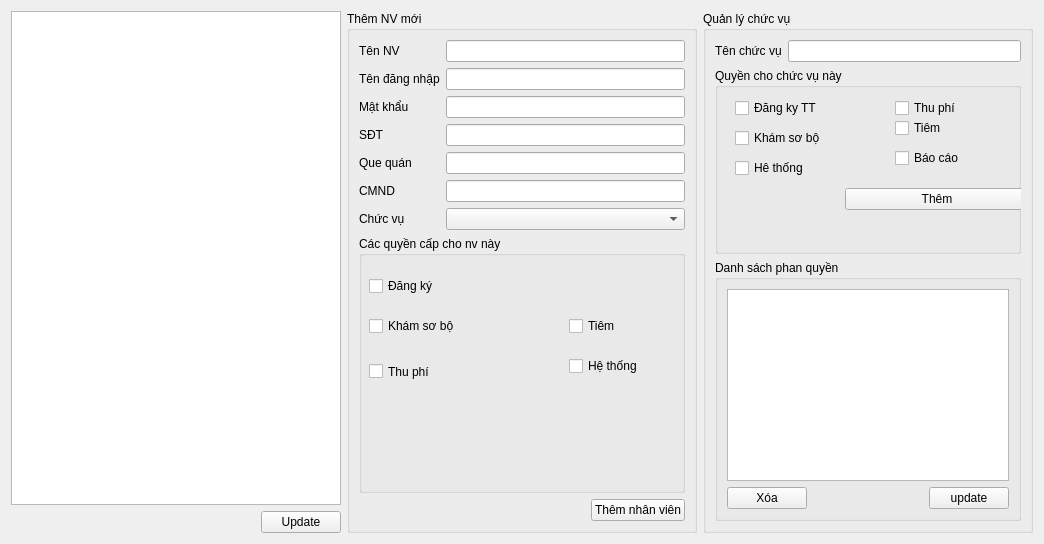
<?xml version="1.0" encoding="UTF-8"?>
<ui version="4.0">
 <class>ManageNV</class>
 <widget class="QWidget" name="ManageNV">
  <property name="geometry">
   <rect>
    <x>0</x>
    <y>0</y>
    <width>1044</width>
    <height>544</height>
   </rect>
  </property>
  <property name="windowTitle">
   <string>Quản lý nhân viên</string>
  </property>
  <layout class="QHBoxLayout" name="horizontalLayout_3">
   <item>
    <layout class="QVBoxLayout" name="verticalLayout">
     <item>
      <widget class="QTableView" name="tableView">
       <property name="editTriggers">
        <set>QAbstractItemView::AnyKeyPressed|QAbstractItemView::CurrentChanged|QAbstractItemView::DoubleClicked|QAbstractItemView::EditKeyPressed</set>
       </property>
       <property name="selectionMode">
        <enum>QAbstractItemView::ExtendedSelection</enum>
       </property>
      </widget>
     </item>
     <item>
      <layout class="QHBoxLayout" name="horizontalLayout">
       <item>
        <spacer name="horizontalSpacer">
         <property name="orientation">
          <enum>Qt::Horizontal</enum>
         </property>
         <property name="sizeHint" stdset="0">
          <size>
           <width>40</width>
           <height>20</height>
          </size>
         </property>
        </spacer>
       </item>
       <item>
        <widget class="QPushButton" name="pushButton">
         <property name="text">
          <string>Update</string>
         </property>
        </widget>
       </item>
      </layout>
     </item>
    </layout>
   </item>
   <item>
    <widget class="QGroupBox" name="groupBox_2">
     <property name="title">
      <string>Thêm NV mới</string>
     </property>
     <layout class="QVBoxLayout" name="verticalLayout_2">
      <item>
       <layout class="QFormLayout" name="formLayout">
        <item row="0" column="0">
         <widget class="QLabel" name="label_2">
          <property name="text">
           <string>Tên NV</string>
          </property>
         </widget>
        </item>
        <item row="0" column="1">
         <widget class="QLineEdit" name="lineEdit_ten"/>
        </item>
        <item row="1" column="0">
         <widget class="QLabel" name="label_4">
          <property name="text">
           <string>Tên đăng nhập</string>
          </property>
         </widget>
        </item>
        <item row="2" column="0">
         <widget class="QLabel" name="label_5">
          <property name="text">
           <string>Mật khẩu</string>
          </property>
         </widget>
        </item>
        <item row="3" column="0">
         <widget class="QLabel" name="label_6">
          <property name="text">
           <string>SĐT</string>
          </property>
         </widget>
        </item>
        <item row="4" column="0">
         <widget class="QLabel" name="label_7">
          <property name="text">
           <string>Que quán</string>
          </property>
         </widget>
        </item>
        <item row="5" column="0">
         <widget class="QLabel" name="label_8">
          <property name="text">
           <string>CMND</string>
          </property>
         </widget>
        </item>
        <item row="6" column="0">
         <widget class="QLabel" name="label_3">
          <property name="text">
           <string>Chức vụ</string>
          </property>
         </widget>
        </item>
        <item row="6" column="1">
         <widget class="QComboBox" name="comboBox_chucVu"/>
        </item>
        <item row="1" column="1">
         <widget class="QLineEdit" name="lineEdit_tk"/>
        </item>
        <item row="2" column="1">
         <widget class="QLineEdit" name="lineEdit_mk"/>
        </item>
        <item row="3" column="1">
         <widget class="QLineEdit" name="lineEdit_sdt">
          <property name="inputMethodHints">
           <set>Qt::ImhDigitsOnly</set>
          </property>
          <property name="maxLength">
           <number>13</number>
          </property>
         </widget>
        </item>
        <item row="4" column="1">
         <widget class="QLineEdit" name="lineEdit_qq"/>
        </item>
        <item row="5" column="1">
         <widget class="QLineEdit" name="lineEdit_cmnd">
          <property name="inputMethodHints">
           <set>Qt::ImhDigitsOnly</set>
          </property>
          <property name="maxLength">
           <number>9</number>
          </property>
         </widget>
        </item>
       </layout>
      </item>
      <item>
       <widget class="QGroupBox" name="groupBox_3">
        <property name="sizePolicy">
         <sizepolicy hsizetype="Preferred" vsizetype="Expanding">
          <horstretch>0</horstretch>
          <verstretch>0</verstretch>
         </sizepolicy>
        </property>
        <property name="title">
         <string>Các quyền cấp cho nv này</string>
        </property>
        <widget class="QCheckBox" name="checkBox_3h">
         <property name="geometry">
          <rect>
           <x>10</x>
           <y>120</y>
           <width>86</width>
           <height>31</height>
          </rect>
         </property>
         <property name="text">
          <string>Thu phí</string>
         </property>
        </widget>
        <widget class="QCheckBox" name="checkBox_1h">
         <property name="geometry">
          <rect>
           <x>10</x>
           <y>40</y>
           <width>86</width>
           <height>20</height>
          </rect>
         </property>
         <property name="text">
          <string>Đăng ký</string>
         </property>
        </widget>
        <widget class="QCheckBox" name="checkBox_2h">
         <property name="geometry">
          <rect>
           <x>10</x>
           <y>80</y>
           <width>111</width>
           <height>20</height>
          </rect>
         </property>
         <property name="text">
          <string>Khám sơ bộ</string>
         </property>
        </widget>
        <widget class="QCheckBox" name="checkBox_4h">
         <property name="geometry">
          <rect>
           <x>210</x>
           <y>80</y>
           <width>86</width>
           <height>20</height>
          </rect>
         </property>
         <property name="text">
          <string>Tiêm</string>
         </property>
        </widget>
        <widget class="QCheckBox" name="checkBox_5h">
         <property name="geometry">
          <rect>
           <x>210</x>
           <y>120</y>
           <width>86</width>
           <height>20</height>
          </rect>
         </property>
         <property name="text">
          <string>Hệ thống</string>
         </property>
        </widget>
        <zorder>checkBox_1h</zorder>
        <zorder>checkBox_2h</zorder>
        <zorder>checkBox_4h</zorder>
        <zorder>checkBox_5h</zorder>
        <zorder>checkBox_3h</zorder>
       </widget>
      </item>
      <item>
       <layout class="QFormLayout" name="formLayout_2">
        <item row="0" column="0">
         <spacer name="horizontalSpacer_2">
          <property name="orientation">
           <enum>Qt::Horizontal</enum>
          </property>
          <property name="sizeHint" stdset="0">
           <size>
            <width>226</width>
            <height>20</height>
           </size>
          </property>
         </spacer>
        </item>
        <item row="0" column="1">
         <widget class="QPushButton" name="pushButton_3">
          <property name="sizePolicy">
           <sizepolicy hsizetype="Minimum" vsizetype="Fixed">
            <horstretch>0</horstretch>
            <verstretch>0</verstretch>
           </sizepolicy>
          </property>
          <property name="text">
           <string>Thêm nhân viên</string>
          </property>
         </widget>
        </item>
       </layout>
      </item>
     </layout>
    </widget>
   </item>
   <item>
    <widget class="QGroupBox" name="groupBox">
     <property name="title">
      <string>Quản lý chức vụ</string>
     </property>
     <layout class="QVBoxLayout" name="verticalLayout_3">
      <item>
       <layout class="QFormLayout" name="formLayout_3">
        <item row="0" column="0">
         <widget class="QLabel" name="label">
          <property name="text">
           <string>Tên chức vụ</string>
          </property>
         </widget>
        </item>
        <item row="0" column="1">
         <widget class="QLineEdit" name="lineEdit_tencv"/>
        </item>
       </layout>
      </item>
      <item>
       <widget class="QGroupBox" name="groupBox_4">
        <property name="sizePolicy">
         <sizepolicy hsizetype="Preferred" vsizetype="MinimumExpanding">
          <horstretch>0</horstretch>
          <verstretch>0</verstretch>
         </sizepolicy>
        </property>
        <property name="title">
         <string>Quyền cho chức vụ này</string>
        </property>
        <widget class="QCheckBox" name="checkBox_1">
         <property name="geometry">
          <rect>
           <x>20</x>
           <y>30</y>
           <width>101</width>
           <height>20</height>
          </rect>
         </property>
         <property name="text">
          <string>Đăng ky TT</string>
         </property>
        </widget>
        <widget class="QCheckBox" name="checkBox_2">
         <property name="geometry">
          <rect>
           <x>20</x>
           <y>60</y>
           <width>111</width>
           <height>20</height>
          </rect>
         </property>
         <property name="text">
          <string>Khám sơ bộ</string>
         </property>
        </widget>
        <widget class="QCheckBox" name="checkBox_3">
         <property name="geometry">
          <rect>
           <x>180</x>
           <y>30</y>
           <width>81</width>
           <height>20</height>
          </rect>
         </property>
         <property name="text">
          <string>Thu phí</string>
         </property>
        </widget>
        <widget class="QCheckBox" name="checkBox_4">
         <property name="geometry">
          <rect>
           <x>180</x>
           <y>80</y>
           <width>86</width>
           <height>20</height>
          </rect>
         </property>
         <property name="text">
          <string>Báo cáo</string>
         </property>
        </widget>
        <widget class="QCheckBox" name="checkBox_5">
         <property name="geometry">
          <rect>
           <x>180</x>
           <y>50</y>
           <width>86</width>
           <height>20</height>
          </rect>
         </property>
         <property name="text">
          <string>Tiêm</string>
         </property>
        </widget>
        <widget class="QWidget" name="layoutWidget">
         <property name="geometry">
          <rect>
           <x>0</x>
           <y>120</y>
           <width>314</width>
           <height>33</height>
          </rect>
         </property>
         <layout class="QFormLayout" name="formLayout_4">
          <item row="0" column="0">
           <spacer name="horizontalSpacer_3">
            <property name="orientation">
             <enum>Qt::Horizontal</enum>
            </property>
            <property name="sizeHint" stdset="0">
             <size>
              <width>124</width>
              <height>20</height>
             </size>
            </property>
           </spacer>
          </item>
          <item row="0" column="1">
           <widget class="QPushButton" name="pushButton_2">
            <property name="text">
             <string>Thêm</string>
            </property>
           </widget>
          </item>
         </layout>
        </widget>
        <widget class="QCheckBox" name="checkBox_6">
         <property name="geometry">
          <rect>
           <x>20</x>
           <y>90</y>
           <width>86</width>
           <height>20</height>
          </rect>
         </property>
         <property name="text">
          <string>Hê thống</string>
         </property>
        </widget>
       </widget>
      </item>
      <item>
       <widget class="QGroupBox" name="groupBox_5">
        <property name="title">
         <string>Danh sách phan quyền</string>
        </property>
        <layout class="QVBoxLayout" name="verticalLayout_4">
         <item>
          <widget class="QTableView" name="tableView_phanquyen"/>
         </item>
         <item>
          <layout class="QHBoxLayout" name="horizontalLayout_2">
           <item>
            <widget class="QPushButton" name="pushButton_5">
             <property name="text">
              <string>Xóa</string>
             </property>
            </widget>
           </item>
           <item>
            <spacer name="horizontalSpacer_4">
             <property name="orientation">
              <enum>Qt::Horizontal</enum>
             </property>
             <property name="sizeHint" stdset="0">
              <size>
               <width>40</width>
               <height>20</height>
              </size>
             </property>
            </spacer>
           </item>
           <item>
            <widget class="QPushButton" name="pushButton_4">
             <property name="text">
              <string>update</string>
             </property>
            </widget>
           </item>
          </layout>
         </item>
        </layout>
       </widget>
      </item>
     </layout>
    </widget>
   </item>
  </layout>
 </widget>
 <tabstops>
  <tabstop>lineEdit_ten</tabstop>
  <tabstop>lineEdit_tk</tabstop>
  <tabstop>lineEdit_mk</tabstop>
  <tabstop>lineEdit_sdt</tabstop>
  <tabstop>lineEdit_qq</tabstop>
  <tabstop>lineEdit_cmnd</tabstop>
  <tabstop>comboBox_chucVu</tabstop>
  <tabstop>checkBox_1h</tabstop>
  <tabstop>checkBox_2h</tabstop>
  <tabstop>checkBox_3h</tabstop>
  <tabstop>checkBox_4h</tabstop>
  <tabstop>checkBox_5h</tabstop>
  <tabstop>pushButton_3</tabstop>
  <tabstop>lineEdit_tencv</tabstop>
  <tabstop>checkBox_1</tabstop>
  <tabstop>checkBox_2</tabstop>
  <tabstop>checkBox_6</tabstop>
  <tabstop>checkBox_3</tabstop>
  <tabstop>checkBox_5</tabstop>
  <tabstop>checkBox_4</tabstop>
  <tabstop>pushButton_2</tabstop>
  <tabstop>tableView_phanquyen</tabstop>
  <tabstop>pushButton_5</tabstop>
  <tabstop>pushButton_4</tabstop>
  <tabstop>tableView</tabstop>
  <tabstop>pushButton</tabstop>
 </tabstops>
 <resources/>
 <connections>
  <connection>
   <sender>tableView</sender>
   <signal>viewportEntered()</signal>
   <receiver>pushButton</receiver>
   <slot>click()</slot>
   <hints>
    <hint type="sourcelabel">
     <x>265</x>
     <y>48</y>
    </hint>
    <hint type="destinationlabel">
     <x>344</x>
     <y>532</y>
    </hint>
   </hints>
  </connection>
  <connection>
   <sender>tableView_phanquyen</sender>
   <signal>viewportEntered()</signal>
   <receiver>pushButton_4</receiver>
   <slot>click()</slot>
   <hints>
    <hint type="sourcelabel">
     <x>1010</x>
     <y>480</y>
    </hint>
    <hint type="destinationlabel">
     <x>1009</x>
     <y>509</y>
    </hint>
   </hints>
  </connection>
 </connections>
</ui>
